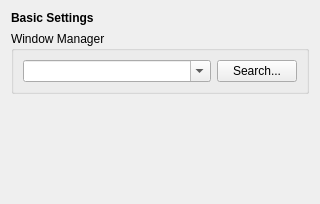
<?xml version="1.0" encoding="UTF-8"?>
<ui version="4.0">
 <class>BasicSettings</class>
 <widget class="QWidget" name="BasicSettings">
  <property name="geometry">
   <rect>
    <x>0</x>
    <y>0</y>
    <width>320</width>
    <height>204</height>
   </rect>
  </property>
  <layout class="QGridLayout" name="gridLayout_5">
   <item row="1" column="0">
    <widget class="QGroupBox" name="groupBox">
     <property name="title">
      <string>Window Manager</string>
     </property>
     <layout class="QGridLayout" name="gridLayout_2">
      <item row="0" column="0">
       <widget class="QComboBox" name="wmComboBox">
        <property name="sizePolicy">
         <sizepolicy hsizetype="MinimumExpanding" vsizetype="Fixed">
          <horstretch>0</horstretch>
          <verstretch>0</verstretch>
         </sizepolicy>
        </property>
        <property name="editable">
         <bool>true</bool>
        </property>
       </widget>
      </item>
      <item row="0" column="1">
       <widget class="QPushButton" name="findWmButton">
        <property name="text">
         <string>Search...</string>
        </property>
       </widget>
      </item>
     </layout>
    </widget>
   </item>
   <item row="0" column="0">
    <widget class="QLabel" name="label">
     <property name="font">
      <font>
       <weight>75</weight>
       <bold>true</bold>
      </font>
     </property>
     <property name="text">
      <string>Basic Settings</string>
     </property>
    </widget>
   </item>
   <item row="2" column="0">
    <spacer name="verticalSpacer">
     <property name="orientation">
      <enum>Qt::Vertical</enum>
     </property>
     <property name="sizeHint" stdset="0">
      <size>
       <width>20</width>
       <height>40</height>
      </size>
     </property>
    </spacer>
   </item>
  </layout>
 </widget>
 <resources/>
 <connections/>
</ui>
